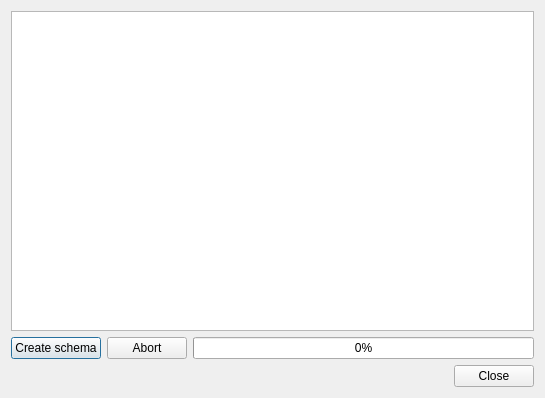
<?xml version="1.0" encoding="UTF-8"?>
<ui version="4.0">
 <class>mdtSqlDatabaseSchemaDialog</class>
 <widget class="QDialog" name="mdtSqlDatabaseSchemaDialog">
  <property name="geometry">
   <rect>
    <x>0</x>
    <y>0</y>
    <width>545</width>
    <height>398</height>
   </rect>
  </property>
  <property name="windowTitle">
   <string>Dialog</string>
  </property>
  <layout class="QVBoxLayout" name="verticalLayout">
   <item>
    <widget class="QTreeView" name="tvObjects"/>
   </item>
   <item>
    <layout class="QHBoxLayout" name="horizontalLayout">
     <item>
      <widget class="QPushButton" name="pbCreateSchema">
       <property name="text">
        <string>Create schema</string>
       </property>
       <property name="icon">
        <iconset theme="system-run"/>
       </property>
      </widget>
     </item>
     <item>
      <widget class="QPushButton" name="pbAbort">
       <property name="text">
        <string>Abort</string>
       </property>
       <property name="icon">
        <iconset theme="process-stop"/>
       </property>
      </widget>
     </item>
     <item>
      <widget class="QProgressBar" name="pbGlobalProgress">
       <property name="value">
        <number>0</number>
       </property>
      </widget>
     </item>
    </layout>
   </item>
   <item>
    <widget class="QDialogButtonBox" name="buttonBox">
     <property name="orientation">
      <enum>Qt::Horizontal</enum>
     </property>
     <property name="standardButtons">
      <set>QDialogButtonBox::Close</set>
     </property>
    </widget>
   </item>
  </layout>
 </widget>
 <resources/>
 <connections>
  <connection>
   <sender>buttonBox</sender>
   <signal>accepted()</signal>
   <receiver>mdtSqlDatabaseSchemaDialog</receiver>
   <slot>accept()</slot>
   <hints>
    <hint type="sourcelabel">
     <x>248</x>
     <y>254</y>
    </hint>
    <hint type="destinationlabel">
     <x>157</x>
     <y>274</y>
    </hint>
   </hints>
  </connection>
  <connection>
   <sender>buttonBox</sender>
   <signal>rejected()</signal>
   <receiver>mdtSqlDatabaseSchemaDialog</receiver>
   <slot>reject()</slot>
   <hints>
    <hint type="sourcelabel">
     <x>316</x>
     <y>260</y>
    </hint>
    <hint type="destinationlabel">
     <x>286</x>
     <y>274</y>
    </hint>
   </hints>
  </connection>
 </connections>
</ui>
